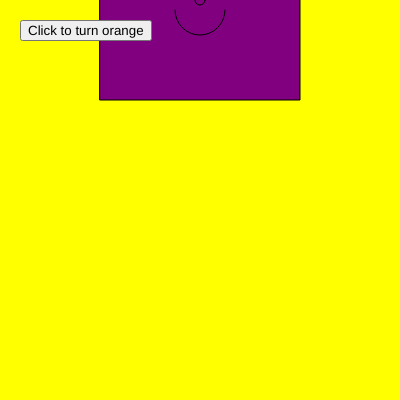
Frame 1 (no input)
Frame 60 (no input): identical to frame 1, image omitted
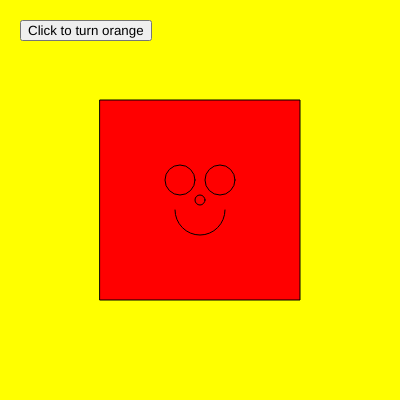
Frame 120 (the mouse pressed at the canvas centre since frame 60)

The p5.js sketch that drew these frames (run headless with seeded random() and noise() and a simulated clock; from frame 60 on, the mouse is pressed at the canvas centre):

// p5.js sketch
// ── sketch.js
var pointX=0;
var pointY=0;

var faceColor="purple";


function setup() {
  // put setup code here

 createCanvas(400,400);

  pointX=width/2;//200
  pointY=height/2;//200
  console.log("pointX"+pointX+"pointY"+pointY);

  faceButton=createButton("Click to turn orange");//9.12 class content
  faceButton.position(20,20);
  faceButton.mousePressed(function(){
   //your action goes in here
   //The button mousepressed function is tied to the general mousepread function
    faceColor="orange";

  });

}


   function draw() {
    // put drawing code here
    background(255);


    //I want to change the background based, split screen vertically

    if(mouseX < width/2){
     console.log("right hand side");
     background(255);

    }

    if (mouseX > width/2){
      console.log("left hand side");
      background("green");
    }


    if(mouseX=width/2){
      console.log("center hand side");
      background("yellow");
}

    pointX=mouseX;
    pointY=mouseY;


   console.log("pointX"+pointX+"pointY"+pointY);
   fill(faceColor);

   rect(pointX-100,pointY-100,200,200);

    ellipse(pointX,pointY,10,10);//nose

    ellipse(pointX+20,pointY-20,30,30);//righteye
    ellipse(pointX-20,pointY-20,30,30);//lefteye
    arc(pointX,pointY+10,50,50,0,PI);


  }//end of drawing


  function mousePressed(){
  faceColor="red";
  }

  function mouseReleased(){
    faceColor="purple";
  }

  function KeyPressed(){
    faceColor="blue";
    console.log("Key"+ Key);
    console.log("KeyCode"+ KeyCode);


 //if statement is true, then execute code inside{}
 // == if oneside equals the other
 //if you press b, then key becomes "b"=="b", which is true
 //key returns a character
   if(Key == "b"){
    faceColor="blue";
    }

  //if you press r, then Keycode becomes 82, 82==82, which is true
  //keycode returns a number
    if(KeyCode == 82){
      faceColor ="red";
    }

  }
